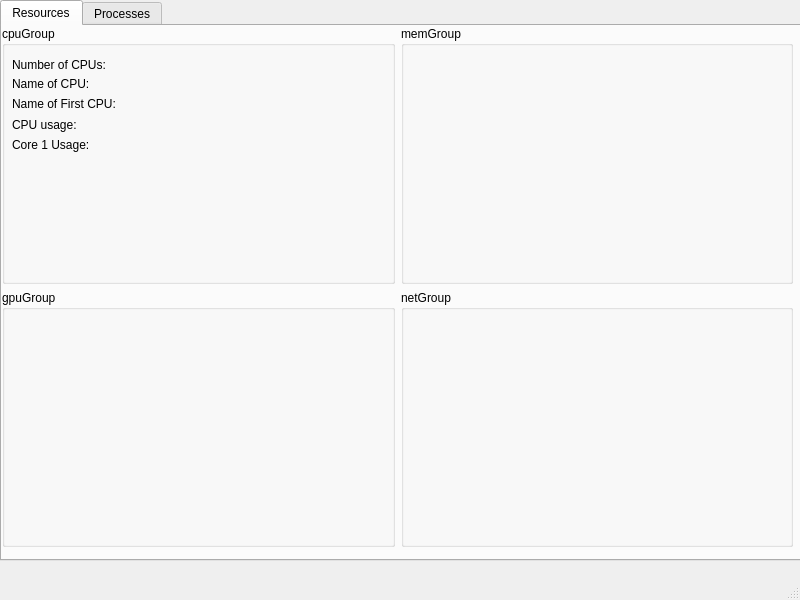
<?xml version="1.0" encoding="UTF-8"?>
<ui version="4.0">
 <class>resourceViewer</class>
 <widget class="QMainWindow" name="resourceViewer">
  <property name="geometry">
   <rect>
    <x>0</x>
    <y>0</y>
    <width>800</width>
    <height>600</height>
   </rect>
  </property>
  <property name="windowTitle">
   <string>Resource Viewer</string>
  </property>
  <widget class="QWidget" name="centralwidget">
   <widget class="QTabWidget" name="tabWidget">
    <property name="geometry">
     <rect>
      <x>0</x>
      <y>0</y>
      <width>801</width>
      <height>561</height>
     </rect>
    </property>
    <property name="currentIndex">
     <number>0</number>
    </property>
    <widget class="QWidget" name="Resources">
     <attribute name="title">
      <string>Resources</string>
     </attribute>
     <widget class="QWidget" name="gridLayoutWidget">
      <property name="geometry">
       <rect>
        <x>0</x>
        <y>0</y>
        <width>791</width>
        <height>521</height>
       </rect>
      </property>
      <layout class="QGridLayout" name="gridLayout">
       <item row="0" column="2">
        <widget class="QGroupBox" name="memGroup">
         <property name="title">
          <string>memGroup</string>
         </property>
        </widget>
       </item>
       <item row="0" column="1">
        <widget class="QGroupBox" name="cpuGroup">
         <property name="title">
          <string>cpuGroup</string>
         </property>
         <widget class="QLabel" name="cpuTestNum">
          <property name="geometry">
           <rect>
            <x>10</x>
            <y>30</y>
            <width>181</width>
            <height>17</height>
           </rect>
          </property>
          <property name="text">
           <string>Number of CPUs:</string>
          </property>
         </widget>
         <widget class="QLabel" name="cpuTestName">
          <property name="geometry">
           <rect>
            <x>10</x>
            <y>50</y>
            <width>351</width>
            <height>16</height>
           </rect>
          </property>
          <property name="text">
           <string>Name of CPU:</string>
          </property>
         </widget>
         <widget class="QLabel" name="cpuTestUsage">
          <property name="geometry">
           <rect>
            <x>10</x>
            <y>90</y>
            <width>181</width>
            <height>17</height>
           </rect>
          </property>
          <property name="text">
           <string>CPU usage: </string>
          </property>
         </widget>
         <widget class="QLabel" name="cpuTestCore1">
          <property name="geometry">
           <rect>
            <x>10</x>
            <y>110</y>
            <width>181</width>
            <height>17</height>
           </rect>
          </property>
          <property name="text">
           <string>Core 1 Usage:</string>
          </property>
         </widget>
         <widget class="QLabel" name="cpuTestCoreName">
          <property name="geometry">
           <rect>
            <x>10</x>
            <y>70</y>
            <width>351</width>
            <height>16</height>
           </rect>
          </property>
          <property name="text">
           <string>Name of First CPU:</string>
          </property>
         </widget>
        </widget>
       </item>
       <item row="1" column="1">
        <widget class="QGroupBox" name="gpuGroup">
         <property name="title">
          <string>gpuGroup</string>
         </property>
        </widget>
       </item>
       <item row="1" column="2">
        <widget class="QGroupBox" name="netGroup">
         <property name="title">
          <string>netGroup</string>
         </property>
        </widget>
       </item>
      </layout>
     </widget>
    </widget>
    <widget class="QWidget" name="tab_2">
     <attribute name="title">
      <string>Processes</string>
     </attribute>
    </widget>
   </widget>
  </widget>
  <widget class="QMenuBar" name="menubar">
   <property name="geometry">
    <rect>
     <x>0</x>
     <y>0</y>
     <width>800</width>
     <height>22</height>
    </rect>
   </property>
  </widget>
  <widget class="QStatusBar" name="statusbar"/>
 </widget>
 <resources/>
 <connections/>
</ui>
